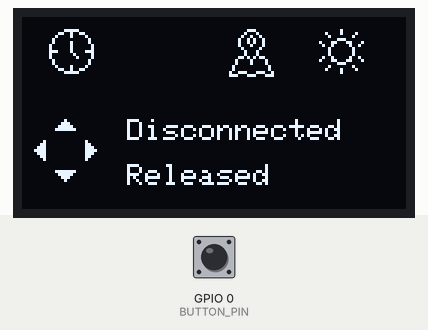
Simulated run of this sketch. Board: ESP32. Parts: 128×64 one-colour display. The test bench sets the inputs (shaded band); at power-on: GPIO 0 (BUTTON_PIN) HIGH. Nothing arrives over Bluetooth unless stated; a phone connects over Bluetooth LE 3 s after start; what the sketch prints to the serial monitor is not drawn.

Above: at 1.2 s.
1.3 s: GPIO 0 (BUTTON_PIN) pulled LOW for 0.15 s
At 1.42 s:
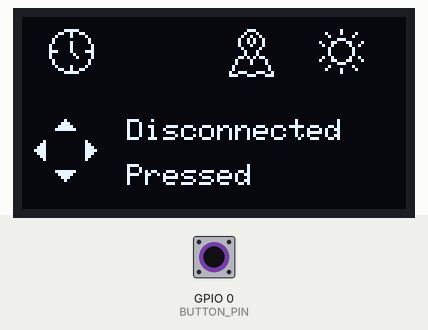
4.4 s: GPIO 0 (BUTTON_PIN) pulled LOW for 1 s
At 4.8 s:
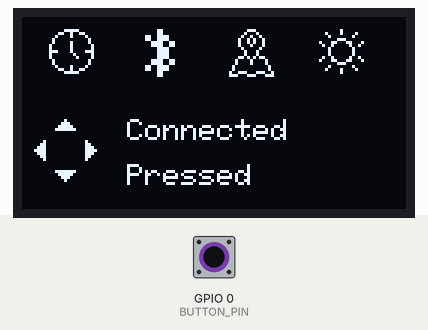
At 5.7 s:
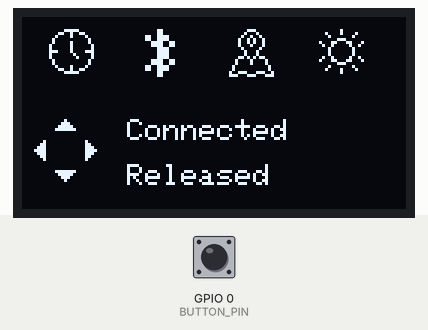
6.9 s: GPIO 0 (BUTTON_PIN) pulled LOW for 3.2 s
Timing chart, 0 to 9.9 s (numbered marks = the images above; inputs shaded):
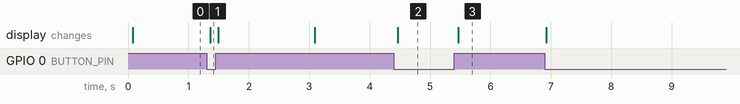

Measured:
- after the input at 1.3 s, the display: changes after 0.06 s (image 1)
- after the input at 4.4 s, the display: changes after 0.06 s (image 2)

The sketch:

btn_ble_oled.ino
```cpp
// BLE libraries
#include <BLEDevice.h>
#include <BLEServer.h>
#include <BLEUtils.h>
#include <BLE2902.h>

// My custom library for OLED template
#include "screens.h"

// OLED libraries
#include <Wire.h>
#include <Adafruit_GFX.h>
#include <Adafruit_SH110X.h>

#define SCREEN_WIDTH 128
#define SCREEN_HEIGHT 64
#define OLED_RESET -1

Adafruit_SH1106G display(SCREEN_WIDTH, SCREEN_HEIGHT, &Wire, OLED_RESET);

// Built-in button
#define BUTTON_PIN 0

// BLE confs
#define SERVICE_UUID        "12345678-1234-1234-1234-1234567890ab"
#define CHARACTERISTIC_UUID "abcdefab-1234-5678-1234-abcdefabcdef"

BLECharacteristic *pCharacteristic = nullptr;

bool deviceConnected = false;
bool lastButtonState = HIGH;

String buttonState = "Released";

//--------------------------------------------------

class MyServerCallbacks : public BLEServerCallbacks
{
    void onConnect(BLEServer *pServer)
    {
        deviceConnected = true;
        Serial.println("PC Connected");
    }

    void onDisconnect(BLEServer *pServer)
    {
        deviceConnected = false;
        Serial.println("PC Disconnected");

        BLEDevice::startAdvertising();
    }
};

//--------------------------------------------------

void initBLE()
{
    BLEDevice::init("ESP32 Button");

    BLEServer *pServer = BLEDevice::createServer();
    pServer->setCallbacks(new MyServerCallbacks());

    BLEService *pService =
        pServer->createService(SERVICE_UUID);

    pCharacteristic =
        pService->createCharacteristic(
            CHARACTERISTIC_UUID,
            BLECharacteristic::PROPERTY_NOTIFY);

    pCharacteristic->addDescriptor(new BLE2902());

    pService->start();

    BLEAdvertising *pAdvertising =
        BLEDevice::getAdvertising();

    pAdvertising->start();

    Serial.println("Waiting for BLE connection...");
}

//--------------------------------------------------

void readButton()
{
    bool currentState = digitalRead(BUTTON_PIN);

    if (lastButtonState == HIGH && currentState == LOW)
    {
        buttonState = "Pressed";

        Serial.println("Button Pressed");

        if (deviceConnected)
        {
            pCharacteristic->setValue("button_pressed");
            pCharacteristic->notify();
        }
    }

    if (lastButtonState == LOW && currentState == HIGH)
    {
        buttonState = "Released";

        Serial.println("Button Released");
    }

    lastButtonState = currentState;
}

//--------------------------------------------------

void setup()
{
    Serial.begin(115200);

    pinMode(BUTTON_PIN, INPUT_PULLUP);

    initDisplay();      // screens.cpp içinde olacak
    initBLE();
}

//--------------------------------------------------

void loop()
{
    readButton();

    drawScreen_1(deviceConnected, buttonState);

    delay(20);
}
```

screens.cpp
```cpp
#include "screens.h"


// [BEGIN lopaka generated]
static const unsigned char PROGMEM image_Bluetooth_Idle_bits[] = {0x0c,0x00,0x0c,0x00,0xcf,0x00,0xcf,0x00,0x3c,0xc0,0x3c,0xc0,0x0f,0x00,0x0f,0x00,0x0f,0x00,0x0f,0x00,0x3c,0xc0,0x3c,0xc0,0xcf,0x00,0xcf,0x00,0x0c,0x00,0x0c,0x00};

static const unsigned char PROGMEM image_ButtonLeft_bits[] = {0x10,0x30,0x70,0xf0,0x70,0x30,0x10};

static const unsigned char PROGMEM image_ButtonRight_bits[] = {0x80,0xc0,0xe0,0xf0,0xe0,0xc0,0x80};

static const unsigned char PROGMEM image_clock_quarters_bits[] = {0x07,0xc0,0x19,0x30,0x21,0x08,0x40,0x04,0x41,0x04,0x81,0x02,0x81,0x02,0xe1,0x0e,0x80,0x82,0x80,0x42,0x40,0x04,0x40,0x04,0x21,0x08,0x19,0x30,0x07,0xc0,0x00,0x00};

static const unsigned char PROGMEM image_display_brightness_bits[] = {0x01,0x00,0x21,0x08,0x10,0x10,0x03,0x80,0x8c,0x62,0x48,0x24,0x10,0x10,0x10,0x10,0x10,0x10,0x48,0x24,0x8c,0x62,0x03,0x80,0x10,0x10,0x21,0x08,0x01,0x00,0x00,0x00};

static const unsigned char PROGMEM image_location_map_bits[] = {0x03,0x80,0x04,0x40,0x09,0x20,0x12,0x90,0x12,0x90,0x11,0x10,0x08,0x20,0x04,0x40,0x04,0x40,0x1a,0xb0,0x21,0x08,0x21,0x08,0x40,0x04,0x40,0x04,0x9c,0x72,0xe3,0x8e};

static const unsigned char PROGMEM image_SmallArrowDown_bits[] = {0xfe,0x7c,0x38,0x10};

static const unsigned char PROGMEM image_SmallArrowUp_bits[] = {0x10,0x38,0x7c,0xfe};

void initDisplay()
{
    display.begin(0x3C, true);
    display.clearDisplay();
    display.display();
}

void drawScreen_1(bool bleState, String buttonState) {
    display.clearDisplay();
    // SmallArrowUp
    display.drawBitmap(11, 34, image_SmallArrowUp_bits, 7, 4, 1);
    // SmallArrowDown
    display.drawBitmap(11, 51, image_SmallArrowDown_bits, 7, 4, 1);
    // ButtonRight
    display.drawBitmap(21, 41, image_ButtonRight_bits, 4, 7, 1);
    // ButtonLeft
    display.drawBitmap(4, 41, image_ButtonLeft_bits, 4, 7, 1);
    // string 5
    display.setTextColor(1);
    display.setTextWrap(false);
    display.setCursor(35, 49);
    display.print(buttonState);

    // Bluetooth_Idle
    if (bleState)
    {
        display.drawBitmap(41, 4,
                        image_Bluetooth_Idle_bits,
                        10, 16, 1);

        display.setCursor(35, 34);
        display.print("Connected");
    }
    else
    {
        display.setCursor(35, 34);
        display.print("Disconnected");
    }
    // clock_quarters
    display.drawBitmap(9, 4, image_clock_quarters_bits, 15, 16, 1);
    // location_map
    display.drawBitmap(69, 4, image_location_map_bits, 15, 16, 1);
    // display_brightness
    display.drawBitmap(99, 4, image_display_brightness_bits, 15, 16, 1);
    // string 10
    display.setCursor(35, 34);
    // display.print(ble_state);
    display.display();
}
// [END lopaka generated]
```

screens.h
```cpp
#ifndef SCREENS_H
#define SCREENS_H

#include <Arduino.h>
#include <SPI.h>
#include <Wire.h>
#include <Adafruit_GFX.h>
#include <Adafruit_SH110X.h>

extern Adafruit_SH1106G display;

void initDisplay();
void drawScreen_1(bool bleState, String buttonState);

#endif
```
